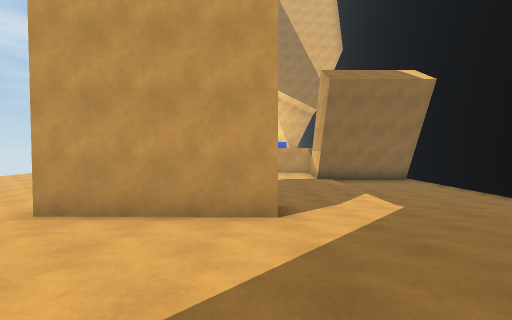
View 1 (above)

20 first-person views from a walk through a scene from a Unity 3-D project. The camera is 1.3 m above the floor, tilts 2° down and sees 85° across. The floor is counted in squares, 2 m on a side. Each view is taken from the middle of a square. On the plan, view 1 faces up. The plan holds only what a view shows up to about 9 squares ahead; the rest is blank. The place goes on beyond the plan.

View 2
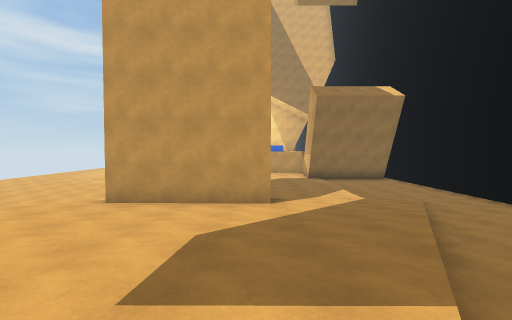

View 3
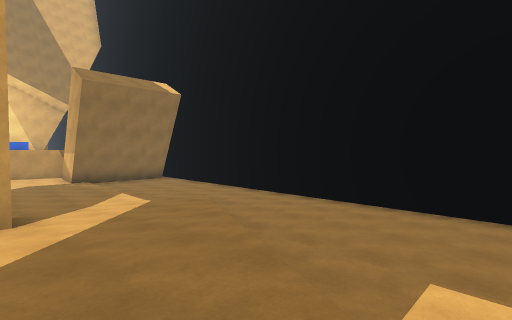

View 4
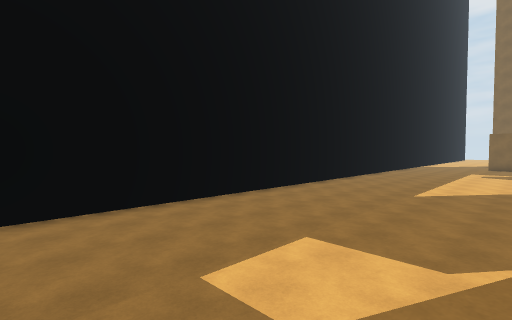

View 5
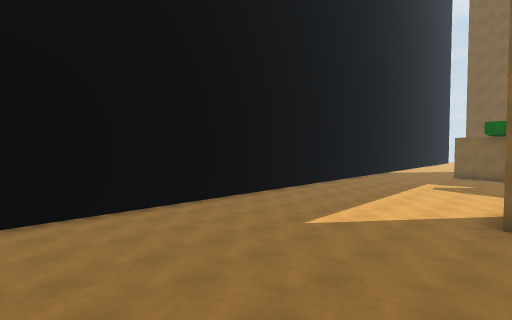

View 6
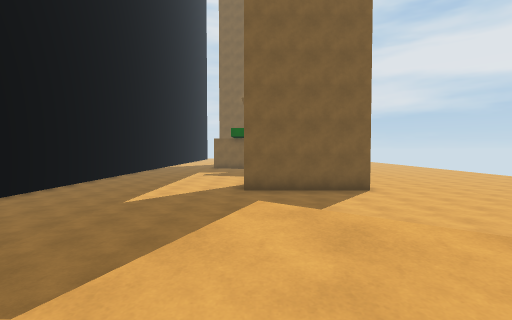

View 7
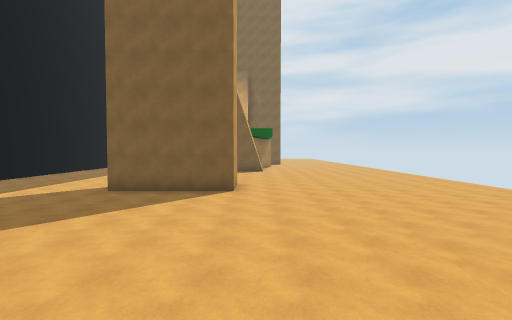

View 8
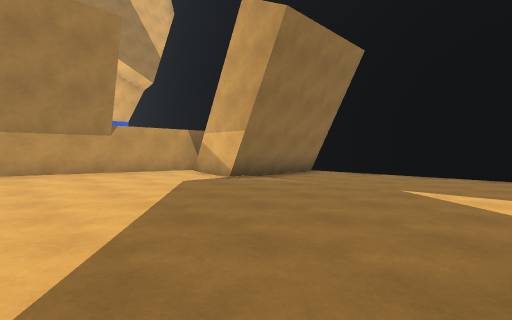

View 9
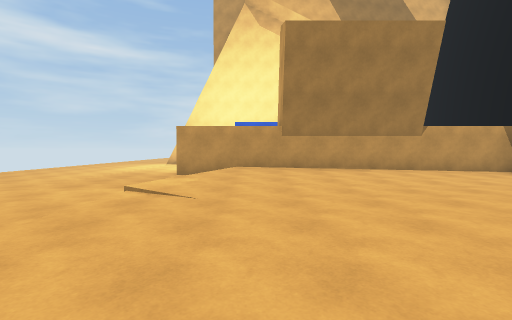

View 10
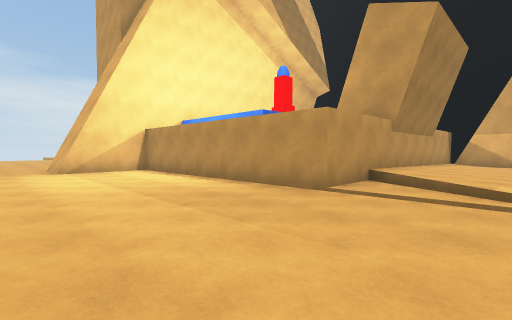

View 11
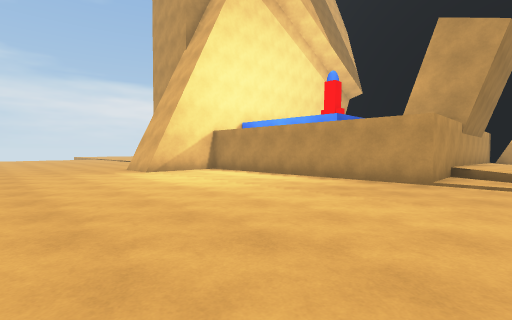

View 12
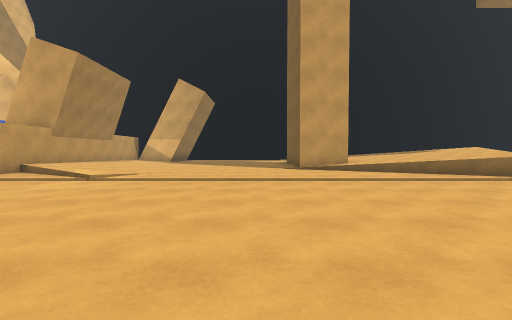

View 13
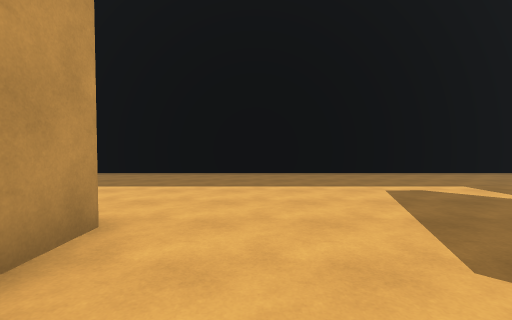

View 14
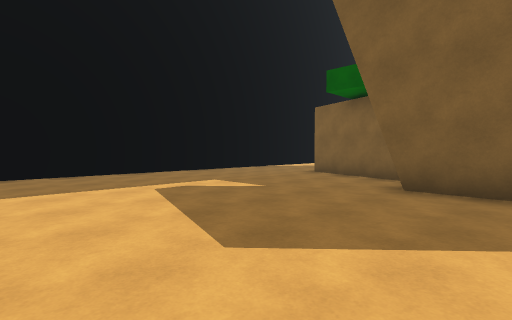

View 15
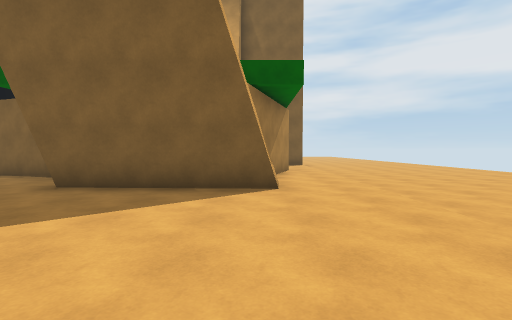

View 16
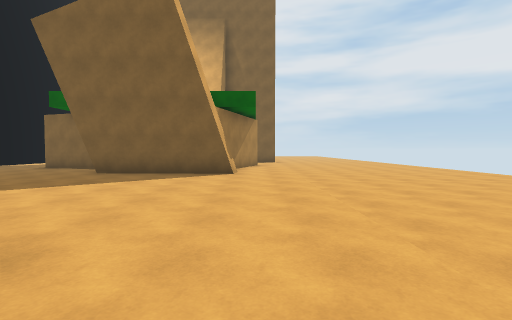

View 17
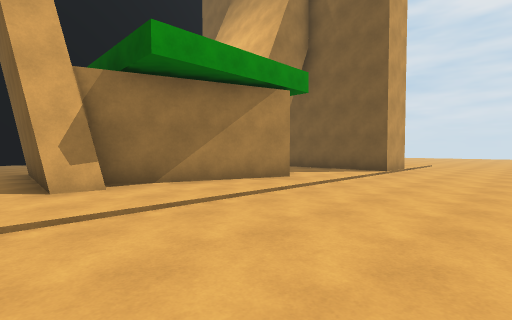

View 18
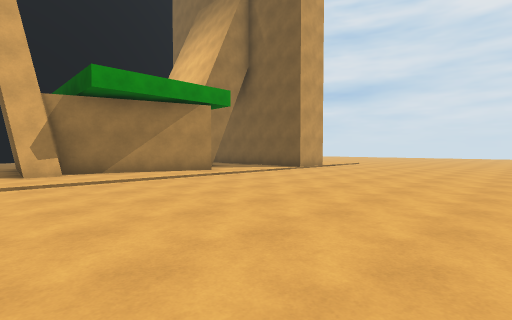

View 19
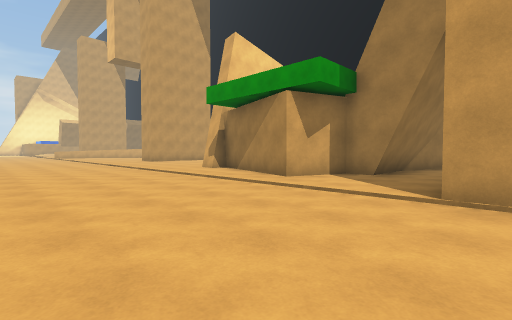

View 20
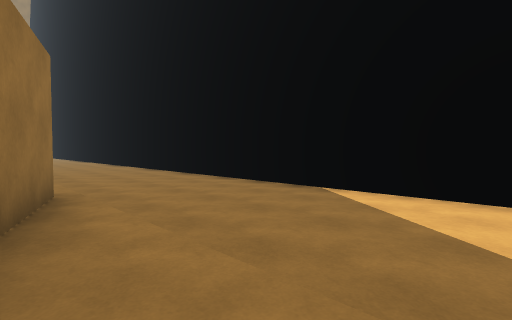

### Floor plan
Key: @ floor where view 1 was taken; # wall or solid block; . main floor; : floor 0.25 m higher than the main floor; + floor 0.5 m higher than the main floor; * floor 1 m higher than the main floor; % floor 1.5 m higher than the main floor; / step, stairs or slope; = window, fence, low wall or low ledge.
Columns run from 12 left of view 1 to 7 right of it. Each row starts with its distance up from view 1.
 22  ...
 21 ....#
 20 ....###
 19 ......#
 18 ......#
 17 ......#
 16 ......#
 15 ......#
 14 ......##########
 13 ......:/+++++::#
 12 ......://///:::#
 11   ....///::::::#####
 10    ...::::::::::...#
  9   ....::::::::::...#
  8  .....::::::::::...#
  7 ......::::::::::...#
  6  .....::::::::://..#
  5   ....::/####////..#
  4    ...::/++++//+/..#
  3     ..:////////=...#
  2      .:*//////*:...#
  1       =*//////=:...#
  0        /////@/::...#
 -1            %//::...#
 -2       ::::: /:::...#
 -3      .::::::::::...#
 -4     ..::::::::::...#
 -5    ...::::::::::...#
 -6   ....::::::::::...#
 -7  .....::::::::::...#
 -8 ......::::::::::...#
 -9 ......:::####:::...#
-10      .::::::::::...#
-11     ..::::::::::...#
-12    ...::::::::::...#
-13   ....::::::::::...#
-14  .....::::::::::...#
-15 ......::::::::::...#
-16 ......::####::::...#
-17 ......::#   ::::...#
-18 ......::#   ###:...#
-19 ......::#     #:...#
-20 ......:###    #:...#
-21 ......:::#####::...
-22 ......:::::::#::...
-23 ......::::    ::...
-24 ......###

Positions as (right, up) in squares from view 1, and headings:
1: (0, 0), facing up
2: (0, -2), facing up
3: (0, -1), facing up-right
4: (1, 1), facing down-right
5: (0, -2), facing down-right
6: (0, 0), facing down
7: (-4, 0), facing down
8: (-2, 6), facing up-right
9: (-4, 6), facing up
10: (-10, 11), facing up-right
11: (-12, 12), facing up-right
12: (-12, 7), facing right
13: (-2, -11), facing right
14: (-2, -11), facing down-right
15: (-4, -11), facing down
16: (-5, -8), facing down
17: (-9, -15), facing down-right
18: (-12, -15), facing down-right
19: (-10, -24), facing up-right
20: (2, -23), facing up-right
